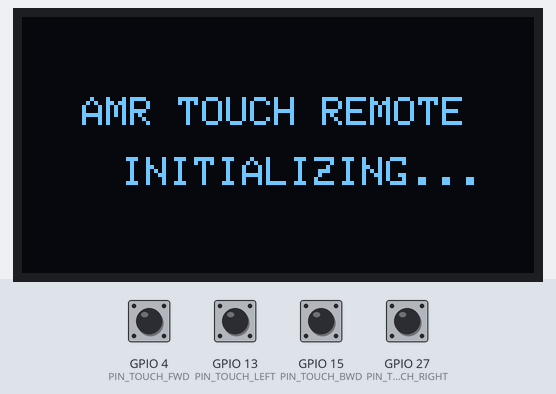
The sketch below on a simulated ESP32. Shown: 128×64 one-colour display. The inputs (shaded band) are chosen by the test bench; at power-on: GPIO 4 (PIN_TOUCH_FWD), GPIO 13 (PIN_TOUCH_LEFT), GPIO 15 (PIN_TOUCH_BWD), GPIO 27 (PIN_TOUCH_RIGHT) HIGH. What the sketch prints to the serial monitor is not drawn.

Above: at 0.4 s.
At 1.4 s:
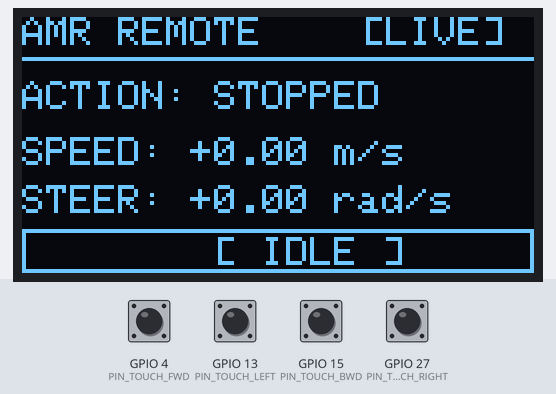

The sketch:

esp32_touch_oled_remote.ino
```cpp
/*
 * ESP32 Handheld Capacitive Touch Remote with 0.96" I2C OLED Dashboard
 *
 * Hardware Wiring:
 * 1. 0.96" I2C OLED Display (SSD1306):
 *    - VCC -> ESP32 3V3
 *    - GND -> ESP32 GND
 *    - SCL -> ESP32 GPIO 22 (D22)
 *    - SDA -> ESP32 GPIO 21 (D21)
 *
 * 2. 4 Touch Wires:
 *    - GPIO 4  (Touch 0 / D4)  -> FORWARD
 *    - GPIO 15 (Touch 3 / D15) -> BACKWARD
 *    - GPIO 13 (Touch 4 / D13) -> TURN LEFT
 *    - GPIO 27 (Touch 7 / D27) -> TURN RIGHT
 *
 * Required Libraries in Arduino IDE:
 * - Adafruit SSD1306
 * - Adafruit GFX Library
 * (Or install via Library Manager: "Adafruit SSD1306")
 */

#include <Wire.h>
#include <Adafruit_GFX.h>
#include <Adafruit_SSD1306.h>

#define SCREEN_WIDTH 128
#define SCREEN_HEIGHT 64
#define OLED_RESET -1
#define SCREEN_ADDRESS 0x3C

Adafruit_SSD1306 display(SCREEN_WIDTH, SCREEN_HEIGHT, &Wire, OLED_RESET);

// Touch Pins
const int PIN_TOUCH_FWD   = 4;
const int PIN_TOUCH_BWD   = 15;
const int PIN_TOUCH_LEFT  = 13;
const int PIN_TOUCH_RIGHT = 27;

// Calibrated Touch Threshold
const int TOUCH_THRESHOLD = 350;

unsigned long lastSendTime = 0;
const unsigned long SEND_INTERVAL_MS = 50; // 20 Hz update rate
bool oledAvailable = false;

void setup() {
  Serial.begin(115200);
  delay(300);

  // Initialize I2C OLED (SDA=21, SCL=22)
  Wire.begin(21, 22);
  if (display.begin(SSD1306_SWITCHCAPVCC, SCREEN_ADDRESS)) {
    oledAvailable = true;
    display.clearDisplay();
    display.setTextColor(SSD1306_WHITE);
    display.setTextSize(1);
    display.setCursor(15, 20);
    display.println("AMR TOUCH REMOTE");
    display.setCursor(25, 35);
    display.println("INITIALIZING...");
    display.display();
    delay(1000);
  } else {
    Serial.println("Warning: OLED not detected at 0x3C (checking 0x3D or running in headless mode)");
  }

  Serial.println("\n--- ESP32 Touch Remote with OLED Ready ---");
}

void drawDashboard(float linear_x, float angular_z, const char* state_text) {
  if (!oledAvailable) return;

  display.clearDisplay();

  // Top Header Banner
  display.setTextSize(1);
  display.setTextColor(SSD1306_WHITE);
  display.setCursor(0, 0);
  display.print("AMR REMOTE");
  display.setCursor(85, 0);
  display.print("[LIVE]");
  display.drawLine(0, 10, 127, 10, SSD1306_WHITE);

  // Mode / Direction Text
  display.setTextSize(1);
  display.setCursor(0, 16);
  display.print("ACTION:");
  display.setTextSize(1);
  display.setCursor(48, 16);
  display.print(state_text);

  // Linear Velocity Bar / Text
  display.setCursor(0, 30);
  display.print("SPEED: ");
  display.print(linear_x >= 0 ? "+" : "");
  display.print(linear_x, 2);
  display.print(" m/s");

  // Angular Yaw Rate
  display.setCursor(0, 42);
  display.print("STEER: ");
  display.print(angular_z >= 0 ? "+" : "");
  display.print(angular_z, 2);
  display.print(" rad/s");

  // Visual Direction Indicators Box at bottom
  display.drawRect(0, 53, 128, 11, SSD1306_WHITE);
  if (linear_x > 0) {
    display.setCursor(55, 55);
    display.print("^ FWD ^");
  } else if (linear_x < 0) {
    display.setCursor(55, 55);
    display.print("v REV v");
  } else if (angular_z > 0) {
    display.setCursor(40, 55);
    display.print("<<< LEFT");
  } else if (angular_z < 0) {
    display.setCursor(65, 55);
    display.print("RIGHT >>>");
  } else {
    display.setCursor(48, 55);
    display.print("[ IDLE ]");
  }

  display.display();
}

void loop() {
  if (millis() - lastSendTime >= SEND_INTERVAL_MS) {
    lastSendTime = millis();

    int valFwd   = touchRead(PIN_TOUCH_FWD);
    int valBwd   = touchRead(PIN_TOUCH_BWD);
    int valLeft  = touchRead(PIN_TOUCH_LEFT);
    int valRight = touchRead(PIN_TOUCH_RIGHT);

    float linear_x = 0.0;
    float angular_z = 0.0;

    bool touchedFwd   = (valFwd < TOUCH_THRESHOLD);
    bool touchedBwd   = (valBwd < TOUCH_THRESHOLD);
    bool touchedLeft  = (valLeft < TOUCH_THRESHOLD);
    bool touchedRight = (valRight < TOUCH_THRESHOLD);

    const char* state_text = "STOPPED";

    // Linear speed
    if (touchedFwd && !touchedBwd) {
      linear_x = 0.5;
      state_text = "FORWARD";
    } else if (touchedBwd && !touchedFwd) {
      linear_x = -0.5;
      state_text = "REVERSE";
    }

    // Steering speed
    if (touchedLeft && !touchedRight) {
      angular_z = 1.0;
      if (touchedFwd) state_text = "FWD + LEFT";
      else if (touchedBwd) state_text = "REV + LEFT";
      else state_text = "SPIN LEFT";
    } else if (touchedRight && !touchedLeft) {
      angular_z = -1.0;
      if (touchedFwd) state_text = "FWD + RIGHT";
      else if (touchedBwd) state_text = "REV + RIGHT";
      else state_text = "SPIN RIGHT";
    }

    // Send command to ROS 2 over Serial
    Serial.print("CMD,");
    Serial.print(linear_x, 2);
    Serial.print(",");
    Serial.println(angular_z, 2);

    // Update OLED graphics
    drawDashboard(linear_x, angular_z, state_text);
  }
}
```

Measured:
- what the display in image 0 shows lasts 1.0 s, from 0.4 s to 1.4 s
